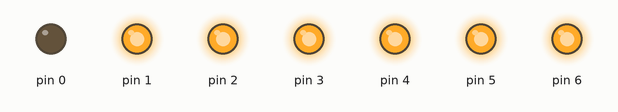
Simulated run of this sketch. Board: Arduino Uno, built with avr-gcc and run on an emulated ATmega328P. Parts: output pins drawn as LEDs (lit = HIGH).

Above: at 0.1 s.
At 3.1 s:
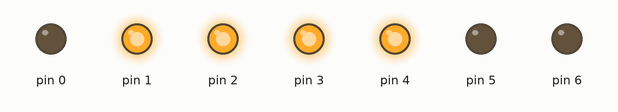
At 7.1 s:
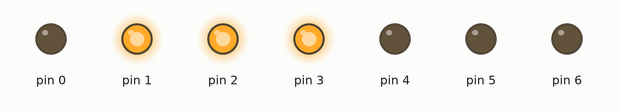
At 15.1 s:
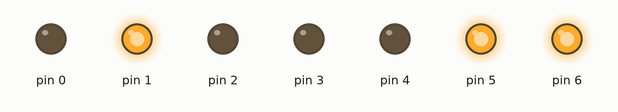
At 25.1 s:
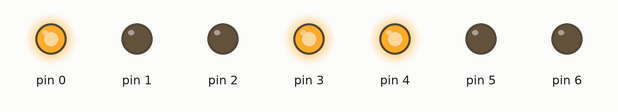
At 35.1 s:
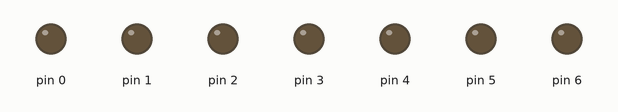
Timing chart, 0 to 40.0 s (numbered marks = the images above):
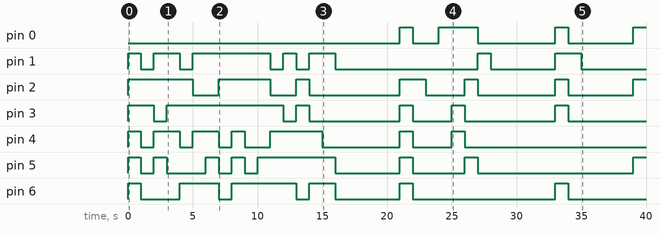

Measured:
- by itself, pin 0: goes HIGH 1.0 s, LOW 2.0 s, HIGH 3.0 s, LOW 6.0 s, HIGH 1.0 s, LOW 5.0 s, then HIGH
- by itself, pin 1: LOW → HIGH at 0.00 s, → LOW 1.0 s later, → HIGH 1.0 s later, → LOW 2.0 s later, … (14 changes in this stretch)
- by itself, pin 2: LOW → HIGH at 0.00 s, → LOW 5.0 s later, → HIGH 2.0 s later, → LOW 4.0 s later, … (13 changes in this stretch)
- by itself, pin 3: LOW → HIGH at 0.00 s, → LOW 2.0 s later, → HIGH 1.0 s later, → LOW 9.0 s later, … (12 changes in this stretch)
- by itself, pin 4: LOW → HIGH at 0.00 s, → LOW 1.0 s later, → HIGH 1.0 s later, → LOW 2.0 s later, … (14 changes in this stretch)
- by itself, pin 5: LOW → HIGH at 0.00 s, → LOW 1.0 s later, → HIGH 1.0 s later, → LOW 1.0 s later, … (15 changes in this stretch)
- by itself, pin 6: LOW → HIGH at 0.00 s, → LOW 1.0 s later, → HIGH 3.0 s later, → LOW 3.0 s later, … (12 changes in this stretch)

The sketch:

DisplayBinario.ino.ino
```cpp
//------------------------------------------------------
//PROGRAMA:DisplayBinario.ino (Arduino UNO rev3)
//Autor: Enrique Rodriguez Vela (enero-2018)
//Descripción: Contador Arduino usando variables
//Modulos usados: 7 Segmentos Display
//-------------------------------------------------------
byte tabla[16]={0x7E,0x0C,0xB6,0x9E,0xCC,0xDA,0xFA,0x0E,0xFE,0xCE,0xEE,0xF8,0x72,0xBC,0xF2,0xE2};
int pausa = 500;
byte conta=0;

void setup() {
  DDRD=B1111111;
}

void loop() {
  PORTD=tabla[conta];  //Conta es un puntero que recorre el array "tabla"
  conta++;             //Se suma uno a "conta"
  delay(1000);

}
```
